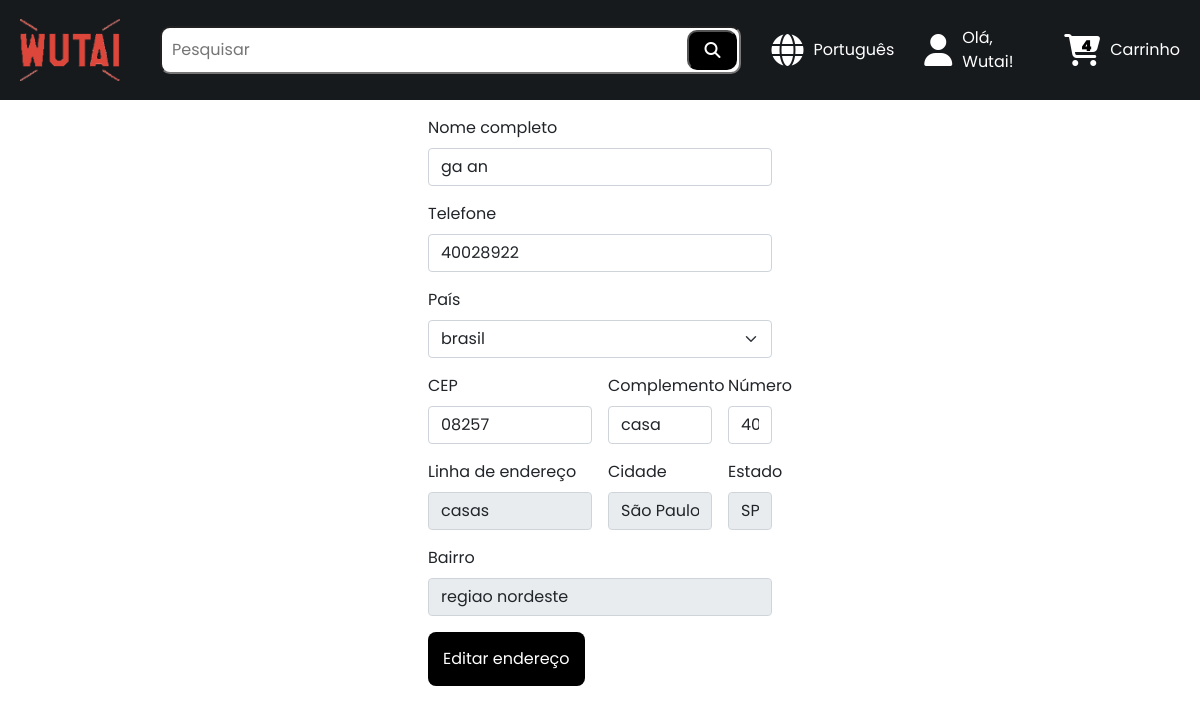
The app's page /Wutai/website/user/address/editAddress.php?address=28 (signed in) with its own data.
### tables this page shows
CREATE TABLE `address` (
  `idAddress` int(11) NOT NULL,
  `completeName` varchar(200) NOT NULL,
  `zipcode` varchar(100) NOT NULL,
  `state` varchar(100) NOT NULL,
  `city` varchar(255) NOT NULL,
  `country` varchar(100) NOT NULL,
  `address` varchar(100) NOT NULL,
  `houseNumber` smallint(6) NOT NULL,
  `complement` varchar(100) DEFAULT NULL,
  `neighborhood` varchar(60) NOT NULL,
  `phoneNumber` varchar(30) NOT NULL,
  `idUser` bigint(20) NOT NULL
);

### Wutai/website/user/address/editAddress.php (the view, shortened to what this page needs)
<?php
require('../../connect.php');
$idAddress = $_GET['address'];
$sql = "SELECT * FROM address WHERE idAddress = $idAddress";
$result = mysqli_query($conn, $sql);
$address = mysqli_fetch_assoc($result);
?>
<!DOCTYPE html>
<html lang="pt-BR">
<head>
    <link href="https://cdn.jsdelivr.net/npm/bootstrap@5.0.2/dist/css/bootstrap.min.css" rel="stylesheet">
    <link rel="stylesheet" href="../../../styles/header.css">
    <link rel="stylesheet" href="../../../styles/user/address/newAddress.css">
</head>
<body>
    <?php include('../../header/header.php'); ?>
    <section id="newAddress">
        <form action="editAddress.act.php" method="POST" class="row g-3 form-inline">
            <div class="col-12">
                <label for="completeName" class="form-label">Nome completo</label>
                <input type="text" class="form-control" name="completeName" id="completeName" value="<?php echo $address['completeName'] ?>">
            </div>
            <div class="col-12">
                <label for="phoneNumber" class="form-label">Telefone</label>
                <input type="text" class="form-control" name="phoneNumber" id="phoneNumber" value="<?php echo $address['phoneNumber'] ?>">
            </div>
            <div class="col-12">
                <label for="country" class="form-label">País</label>
                <select class="form-select" aria-label="Default select example" name="country" id="country">
                    <?php
                    echo "<option value= {$address['country']}> {$address['country']}</option>";
                    ?>
                </select>
            </div>
            <div class="col-md-6">
                <label for="zipcode" class="form-label">CEP</label>
                <input type="text" class="form-control" name="zipcode" id="zipcode" value="<?php echo $address['zipcode'] ?>">
            </div>
            <div class="col-md-4">
                <label for="zipcode" class="form-label">Complemento</label>
                <input type="text" class="form-control" name="complement" id="complement" value="<?php echo $address['complement'] ?>">
            </div>
            <div class="col-md-2">
                <label for="zipcode" class="form-label">Número</label>
                <input type="text" class="form-control" name="number" id="number" value="<?php echo $address['houseNumber'] ?>">
            </div>
                <div class="col-md-6">
                    <label for="address" class="form-label">Linha de endereço</label>
                    <input type="text" class="form-control" name="address" id="address" value="<?php echo $address['address'] ?>" readonly>
                </div>
                <div class="col-md-4">
                    <label for="city" class="form-label">Cidade</label>
                    <input type="text" class="form-control" name="city" id="city" value="<?php echo $address['city'] ?>" readonly>
                </div>
                <div class="col-md-2">
                    <label for="state" class="form-label">Estado</label>
                    <input type="text" name="state" id="state" class="form-control" value="<?php echo $address['state'] ?>" readonly>
                </div>
                <div class="col-12">
                    <label for="neighborhood" class="form-label">Bairro</label>
                    <input type="text" class="form-control" name="neighborhood" id="neighborhood" value="<?php echo $address['neighborhood'] ?>" readonly>
                </div>
            <div class="button__class__submit">
                <input type="submit" value="Editar endereço" class="btn btn-primary" style="background-color: #000; padding: 15px; border-radius: 8px;">
            </div>
        </form>
    </section>
</body>
</html>

### Wutai/styles/header.css (style rules this page uses)
* { margin: 0; padding: 0; box-sizing: border-box; font-family: "Poppins", sans-serif; }

### Wutai/styles/user/address/newAddress.css (style rules this page uses)
* { margin: 0; padding: 0; box-sizing: border-box; font-family: "Poppins", sans-serif; }
#newAddress { display: flex; justify-content: center; align-items: flex-end; height: 100vh; }
#newAddress form { width: 30%; height: 100%; display: flex; align-content: flex-start; }
.button__class__submit { width: 100%; padding-left: 8px; padding-right: 8px; }
.button__class__submit input { border: none; }

### records on screen
address: completeName "ga an", phoneNumber "40028922", country "brasil", zipcode "08257", complement "casa", number "40", address "casas", city "São Paulo", state "SP", neighborhood "regiao nordeste"

### other values on screen
$name "Wutai"
$count[0] "4"
